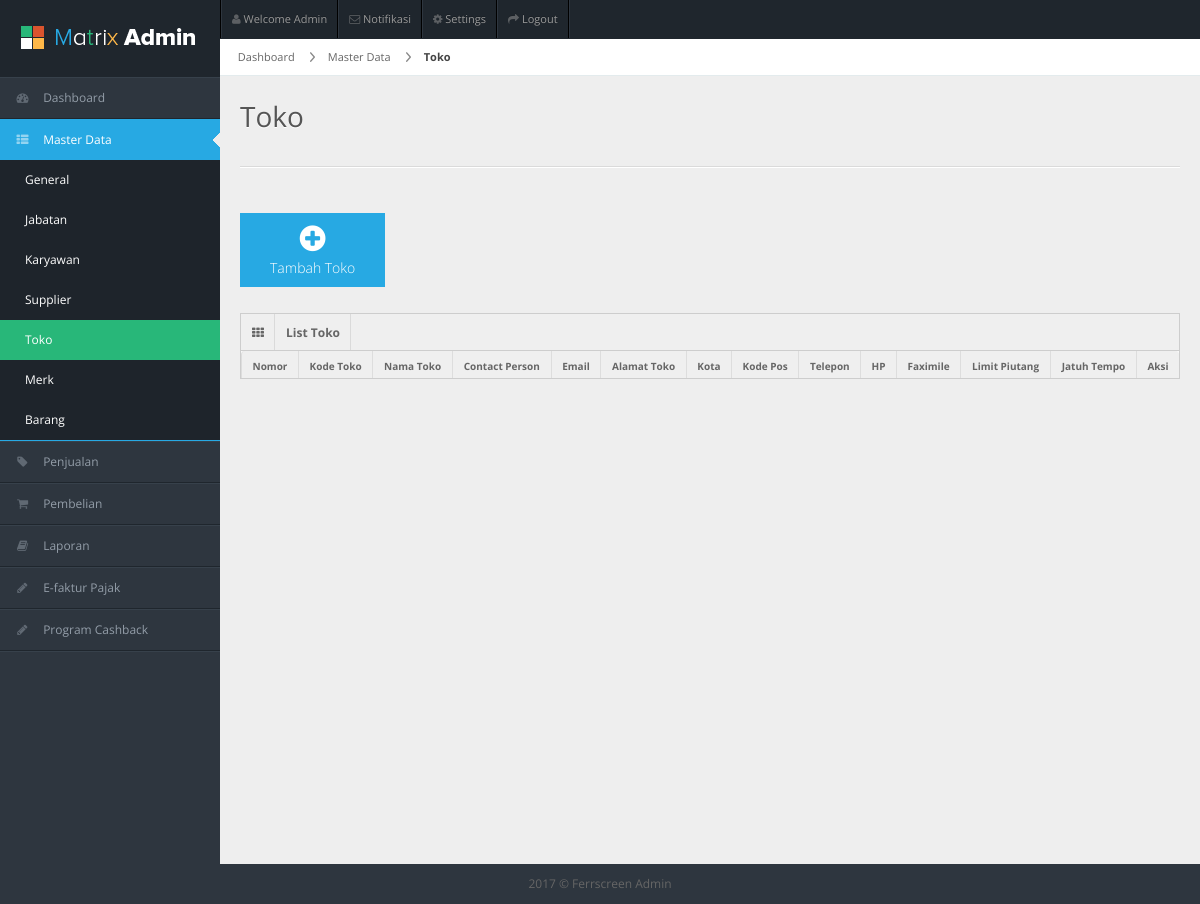
/index.php/toko, run on an earlier commit of the app's database.
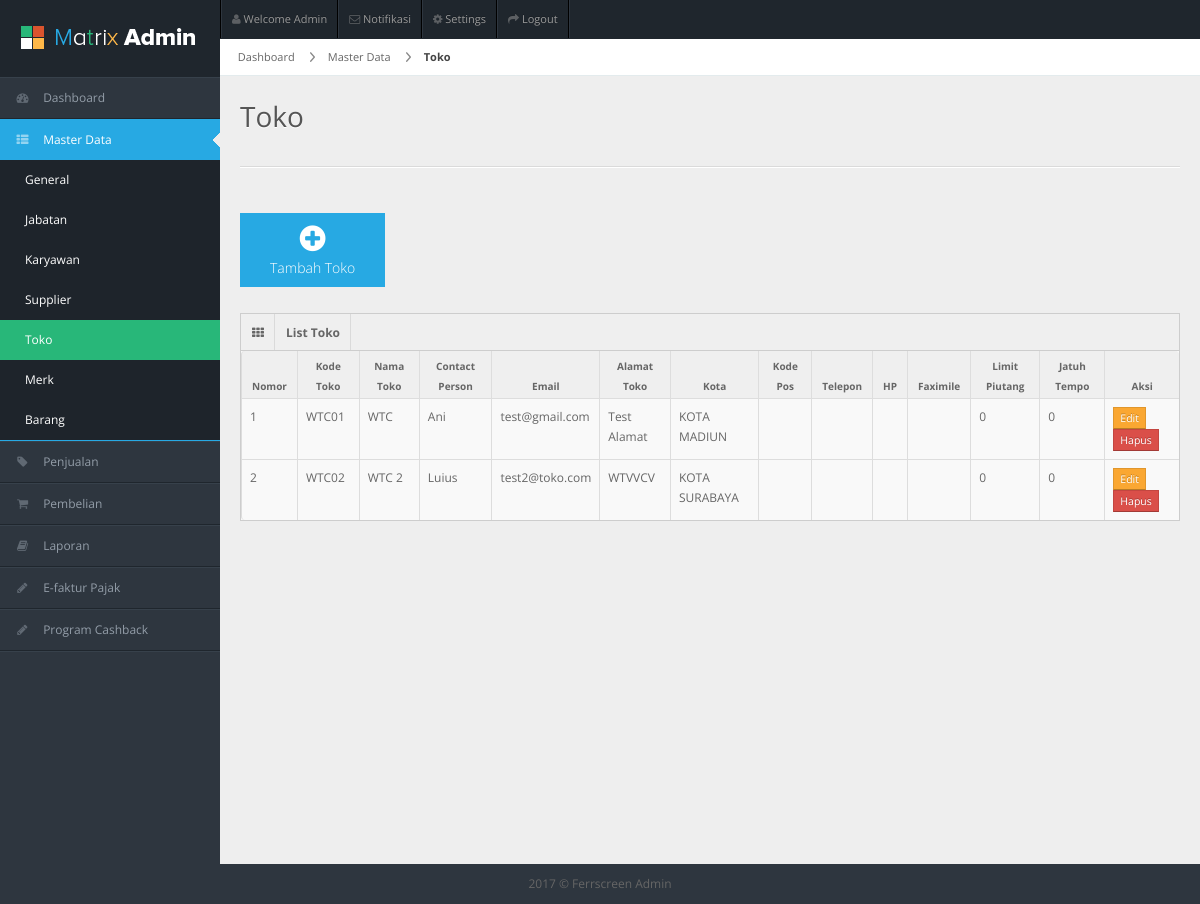
And on a later commit of the database.
### tables this page shows
CREATE TABLE `toko` (
  `id` int(11) NOT NULL,
  `kode` varchar(255) NOT NULL,
  `email` varchar(255) DEFAULT NULL,
  `nama` varchar(255) NOT NULL,
  `contact_person` varchar(255) DEFAULT NULL,
  `alamat` text NOT NULL,
  `kode_pos` varchar(25) DEFAULT NULL,
  `telp` varchar(25) DEFAULT NULL,
  `hp` varchar(25) DEFAULT NULL,
  `fax` varchar(25) DEFAULT NULL,
  `limit_piutang` int(11) DEFAULT NULL,
  `jatuh_tempo` int(11) DEFAULT NULL,
  `is_aktif` enum('0','1') NOT NULL COMMENT '0 = not aktif, 1 = aktif',
  `id_kota` int(11) DEFAULT NULL,
  `created_at` datetime NOT NULL
);

CREATE TABLE `kota` (
  `id` int(11) NOT NULL,
  `id_provinsi` char(2) NOT NULL,
  `nama` varchar(255) NOT NULL
);

### application/controllers/Toko.php (called while the page is built, shortened)
<?php
class Toko extends CI_Controller {
	public function __construct(){
	 	$this->load->model('Toko_Model');
	 	$this->load->model('Kota_Model');
    }
	public function index()
	{
		$dataMenu = array(
	        'menuAktif' => "masterdata",
	        'subMenu' => "toko"
		);
		$dataToko = $this->Toko_Model->get_allToko();
		$data = array(
	        'dataToko' => $dataToko
		);
		$this->load->view('header');
		$this->load->view('sidebar',$dataMenu);
		$this->load->view('MasterData/Toko/v_toko',$data);
	}
}

### index.php (called while the page is built, shortened)
<?php
require_once BASEPATH.'core/CodeIgniter.php';

### application/helpers/utility_helper.php (called while the page is built)
<?php
function asset_url(){
   return base_url().'assets/';
}
?>

### application/models/Toko_Model.php (called while the page is built, shortened)
<?php
class Toko_Model extends CI_Model {
    public function get_allToko(){
        $sql = "SELECT c.*, k.nama as nama_kota
                FROM toko c, kota k
                WHERE c.id_kota = k.id
                ORDER BY c.nama ASC";
        $result = $this->db->query($sql);
        return $result->result_array();
    }
}

### application/views/MasterData/Toko/v_toko.php (the view, shortened to what this page needs)
<div id="content">
  <div id="content-header">
    <div id="breadcrumb">
      <a href="<?php echo base_url();?>dashboard" title="Go to Home" class="tip-bottom">
        Dashboard
      </a>
      <a href="#" class="">
        Master Data
      </a>
      <a href="#" class="current">
        Toko
      </a>
    </div>
    <h1>Toko</h1>
  </div>
  <div class="container-fluid">
    <hr>
    <div class="quick-actions_homepage">
      <ul class="quick-actions">
        <li class="bg_lb">
          <a href="<?php echo base_url();?>toko/tambahToko">
            <i class="icon-plus-sign"></i>
            Tambah Toko
          </a>
        </li>
      </ul>
    </div>
    <div class="row-fluid">
      <div class="span12">
      <div class="widget-box">
          <div class="widget-title">
            <span class="icon"><i class="icon-th"></i></span>
            <span class="icon"><b>List Toko</b></span>
          </div>
          <div class="widget-content nopadding">
            <table class="table table-bordered data-table">
              <thead>
                <tr>
                  <th>Nomor</th>
                  <th>Kode Toko</th>
                  <th>Nama Toko</th>
                  <th>Contact Person</th>
                  <th>Email</th>
                  <th>Alamat Toko</th>
                  <th>Kota</th>
                  <th>Kode Pos</th>
                  <th>Telepon</th>
                  <th>HP</th>
                  <th>Faximile</th>
                  <th>Limit Piutang</th>
                  <th>Jatuh Tempo</th>
                  <th>Aksi</th>
                </tr>
              </thead>
              <tbody>
              <?php
                if(isset($dataToko))
                {
                    $number=1;
                    foreach ($dataToko as $toko)
                    {
                      echo ' <tr class="gradeX">
                                <td>'.$number.'</td>
                                <td>'.$toko["kode"].'</td>
                                <td>'.$toko["nama"].'</td>
                                <td>'.$toko["contact_person"].'</td>
                                <td>'.$toko["email"].'</td>
                                <td>'.$toko["alamat"].'</td>
                                <td>'.$toko["nama_kota"].'</td>
                                <td>'.$toko["kode_pos"].'</td>
                                <td>'.$toko["telp"].'</td>
                                <td>'.$toko["hp"].'</td>
                                <td>'.$toko["fax"].'</td>
                                <td>'.$toko["limit_piutang"].'</td>
                                <td>'.$toko["jatuh_tempo"].'</td>
                                <td class="center">
                                    <a href="'.base_url().'toko/editToko/'.$toko["id"].'" class="btn btn-warning btn-mini" role="button">Edit</a>
                                    <a href="#deleteData'.$toko["id"].'" data-toggle="modal" class="btn btn-danger btn-mini" role="button">Hapus</a>
                                    <div id="deleteData'.$toko["id"].'" class="modal hide" aria-hidden="true" style="display: none;">
                                      <div class="modal-header">
                                        <button data-dismiss="modal" class="close" type="button">×</button>
                                        <h3>Hapus Data</h3>
                                      </div>
                                      <div class="modal-body">
                                        <p>Apakah kamu ingin menghapus data '.$toko["nama"].'?</p>
                                      </div>
                                      <div class="modal-footer">
                                        <a class="btn btn-primary" href="'.base_url().'toko/hapusToko/'.$toko["id"].'" name="btnHapus">Hapus</a>
                                        <a data-dismiss="modal" class="btn" href="#">Cancel</a>
                                      </div>
                                    </div>
                                </td>
                              </tr>';
                      $number++;
                    }
                  }
              ?>
              </tbody>
            </table>
          </div>
        </div>
      </div>
    </div>
  </div>
</div>
<div class="row-fluid">
  <div id="footer" class="span12"> 2017 &copy; Ferrscreen Admin</div>
</div>
</body>
</html>

### application/views/header.php (shortened to what this page needs)
<!DOCTYPE html>
<html lang="en">
<head>
<link rel="stylesheet" href="<?php echo asset_url();?>css/bootstrap.min.css" />
<link rel="stylesheet" href="<?php echo asset_url();?>css/bootstrap-responsive.min.css" />
<link rel="stylesheet" href="<?php echo asset_url();?>css/uniform.css" />
<link rel="stylesheet" href="<?php echo asset_url();?>css/select2.css" />
<link rel="stylesheet" href="<?php echo asset_url();?>css/fullcalendar.css" />
<link rel="stylesheet" href="<?php echo asset_url();?>css/matrix-style.css" />
<link rel="stylesheet" href="<?php echo asset_url();?>css/matrix-media.css" />
<link href="<?php echo asset_url();?>font-awesome/css/font-awesome.css" rel="stylesheet" />
<link rel="stylesheet" href="<?php echo asset_url();?>css/jquery.gritter.css" />
</head>
<body>
<div id="header">
  <h1><a href="dashboard.html">Ferrscreen Admin</a></h1>
</div>
<div id="user-nav" class="navbar navbar-inverse">
  <ul class="nav">
    <li class=""><a title="" href="#"><i class="icon icon-user"></i> <span class="text">Welcome Admin</span></a></li>
    <li class=""><a title="" href="#"><i class="icon icon-envelope"></i> <span class="text">Notifikasi</span></a></li>
    <li class=""><a title="" href="#"><i class="icon icon-cog"></i> <span class="text">Settings</span></a></li>
    <li class=""><a title="" href="login.html"><i class="icon icon-share-alt"></i> <span class="text">Logout</span></a></li>
  </ul>
</div>

### application/views/sidebar.php (shortened to what this page needs)
<div id="sidebar"><a href="#" class="visible-phone"><i class="icon icon-dashboard"></i> Dashboard</a>
  <ul>
    <li class="<?php if($menuAktif=="dashboard") echo "active";?>"><a href="<?php echo base_url();?>dashboard"><i class="icon icon-dashboard"></i> <span>Dashboard</span></a> </li>
    <li class="submenu <?php if($menuAktif=="masterdata") echo "active open";?>"> <a href="#"><i class="icon icon-th-list"></i> <span>Master Data</span> </a>
      <ul>
        <li class="<?php if($subMenu=="general") echo "active";?>"><a href="<?php echo base_url();?>general">General</a></li>
        <li class="<?php if($subMenu=="jabatan") echo "active";?>"><a href="<?php echo base_url();?>jabatan">Jabatan</a></li>
        <li class="<?php if($subMenu=="karyawan") echo "active";?>"><a href="<?php echo base_url();?>karyawan">Karyawan</a></li>
        <li class="<?php if($subMenu=="supplier") echo "active";?>"><a href="<?php echo base_url();?>supplier">Supplier</a></li>
        <li class="<?php if($subMenu=="toko") echo "active";?>"><a href="<?php echo base_url();?>toko">Toko</a></li>
        <li class="<?php if($subMenu=="merk") echo "active";?>"><a href="<?php echo base_url();?>merk">Merk</a></li>
        <li class="<?php if($subMenu=="barang") echo "active";?>"><a href="<?php echo base_url();?>barang">Barang</a></li>
      </ul>
    </li>
    <li class="<?php if($menuAktif=="penjualan") echo "active";?>"> <a href="<?php echo base_url();?>penjualan"><i class="icon icon-tag"></i> <span>Penjualan</span></a> </li>
    <li class="<?php if($menuAktif=="pembelian") echo "active";?>"><a href="<?php echo base_url();?>pembelian"><i class="icon  icon-shopping-cart"></i> <span>Pembelian</span></a></li>
    <li class="submenu <?php if($menuAktif=="laporan") echo "active open";?>"> <a href="#"><i class="icon icon-book"></i> <span>Laporan</span></a>
    </li>
    <li  class="<?php if($menuAktif=="ePajak") echo "active";?>"><a href="<?php echo base_url();?>ePajak"><i class="icon icon-pencil"></i> <span>E-faktur Pajak</span></a></li>
    <li class="<?php if($menuAktif=="programCashback") echo "active";?>"><a href="<?php echo base_url();?>programCashback"><i class="icon icon-pencil"></i> <span>Program Cashback</span></a></li>
  </ul>
</div>

### assets/css/matrix-media.css (style rules this page uses)
body { background:#2E363F; }
#header { background-color: #1f262d; margin-top:10px; }
#sidebar > ul { border-bottom: 1px solid #37414b }
#sidebar > ul > li { border-top: 1px solid #37414b; border-bottom: 1px solid #1f262d; }
#sidebar > ul > li.active { background-color: #27a9e3; border-bottom: 1px solid #27a9e3; border-top: 1px solid #27a9e3; }
#sidebar > ul > li.active a { color:#fff; text-decoration:none; }
#sidebar > ul li ul { background-color: #1e242b; }
#sidebar > ul li ul li a { color:#939da8 }
#sidebar > ul li ul li a:hover, #sidebar > ul li ul li.active a { color: #fff; background-color: #28b779; }

What changed in the data, as far as the page shows it:
added toko: kode "WTC01", nama "WTC", contact_person "Ani", email "test@gmail.com", alamat "Test Alamat", id_kota.nama "KOTA MADIUN", limit_piutang "0", jatuh_tempo "0"
added toko: kode "WTC02", nama "WTC 2", contact_person "Luius", email "test2@toko.com", alamat "WTVVCV", id_kota.nama "KOTA SURABAYA", limit_piutang "0", jatuh_tempo "0"
